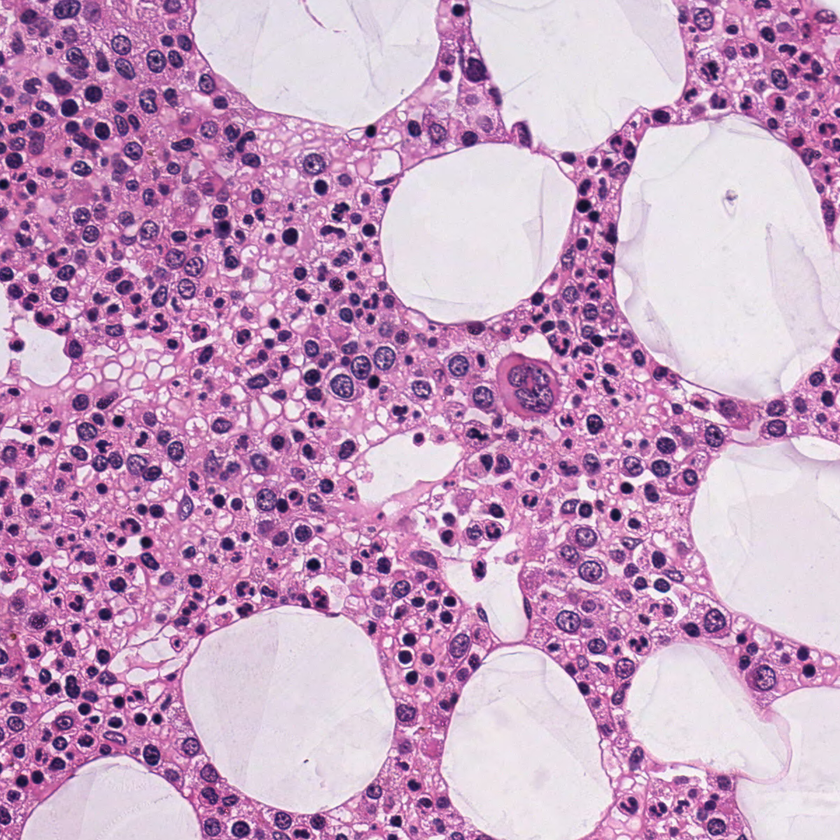
//> input picture datasets/CUSTOM/BM_GRAZ_HE_0001_01.png, 840 x 840 px, shrunk from 1200 x 1200 before the run
$ ./Source   (built with g++ and OpenCV 4)
//> lines starting //> are read from the running program, lines starting //| are printed output that depends on the picture; after the words box and inside, x2 and y2 are one past the last pixel; in counts of white or black regions, pixels touching at a corner belong together
#include "Header.h"

#include <iostream>
#include <string.h>

int main(int argc, char* argv[]) {

	cv::Mat image;

	image = cv::imread("./datasets/CUSTOM/BM_GRAZ_HE_0001_01.png");
//> image is the input picture: 840 rows x 840 cols, CV_8UC3; mean B, G, R 193.8, 158.4, 199.1

	if (!image.data) {
		std::cout << "Could not open or find the image" << std::endl;
		return -1;
	}

	cv::namedWindow("Display window", cv::WINDOW_NORMAL);

	// lose the Alpha channel
	if (image.channels() == 4) {
		cv::cvtColor(image, image, cv::COLOR_RGB2GRAY);
	}

	cv::Mat patch(image, cv::Rect(cv::Point2i(0, 0), cv::Point2i(200, 200)));
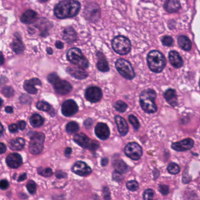
//> patch: 200 rows x 200 cols, CV_8UC3; mean B, G, R 160.6, 107.4, 167.7

	cv::imshow("Display window", patch);
	cv::waitKey(0);

	// convert to grayscale
	cv::Mat grayImg;
	cv::cvtColor(patch, grayImg, cv::COLOR_BGR2GRAY);
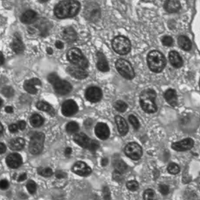
//> grayImg: 200 rows x 200 cols, CV_8UC1; min 17, max 242, mean 131.5

	// Binarizing image
	cv::Mat binImage;
	cv::GaussianBlur(grayImg, binImage, cv::Size(5, 5), 0);
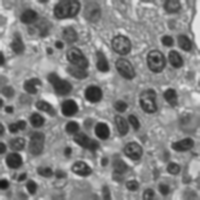
//> binImage: 200 rows x 200 cols, CV_8UC1; min 19, max 232, mean 131.5
	cv::threshold(binImage, binImage, 0, 255, cv::THRESH_BINARY + cv::THRESH_OTSU);
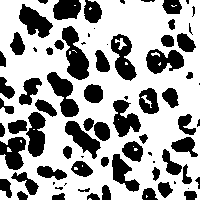
//> binImage: 200 rows x 200 cols, CV_8UC1; 65.1% white; 77 black regions (20 under 20 px), largest, box (x1, y1, x2, y2) and area: (62, 26, 89, 80) 809, (47, 72, 79, 117) 682, (111, 34, 137, 81) 640

	cv::imshow("Display window", binImage);
	cv::waitKey(0);

	// Morph images
	cv::Mat morphed;
	cv::Mat kernel = cv::getStructuringElement(cv::MORPH_ELLIPSE, cv::Size(8, 8));
	cv::morphologyEx(binImage, morphed, cv::MORPH_CLOSE, kernel, cv::Point(-1, -1), 1);
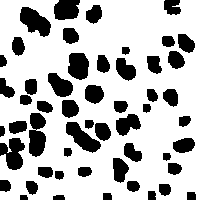
//> morphed: 200 rows x 200 cols, CV_8UC1; 73.7% white; 53 black regions, largest, box (x1, y1, x2, y2) and area: (29, 113, 46, 157) 588, (20, 7, 51, 37) 563, (66, 122, 101, 153) 522

	cv::imshow("Display window", morphed);
	cv::waitKey(0);

	// Get cell centers
//> (the run ends here: the program needs code that is not available in this run, at `std::vector<cv::Point> centers = getCellCenters(morphed);`)

$ run again, with datasets/CUSTOM/BM_GRAZ_HE_0001_02.png copied over datasets/CUSTOM/BM_GRAZ_HE_0001_01.png
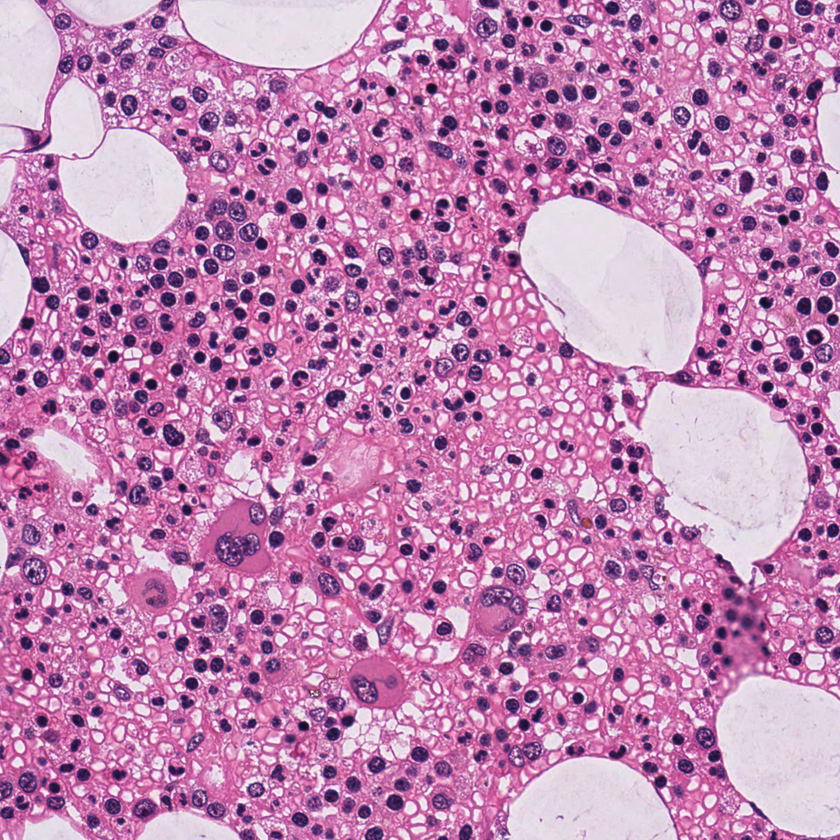
//> input picture datasets/CUSTOM/BM_GRAZ_HE_0001_02.png, 840 x 840 px, shrunk from 1200 x 1200 before the run
//> image is the input picture: 840 rows x 840 cols, CV_8UC3; mean B, G, R 180, 135.2, 193.5
//> `cv::threshold(binImage, binImage, 0, 255, cv::THRESH_BINARY + cv::THRE..`:
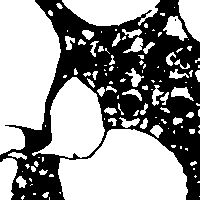
//> binImage: 200 rows x 200 cols, CV_8UC1; 59.8% white; 2 black regions (1 under 20 px), largest, box (x1, y1, x2, y2) and area: (0, 0, 200, 200) 16093
//> `cv::morphologyEx(binImage, morphed, cv::MORPH_CLOSE, kernel, cv::Point..`:
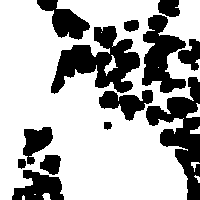
//> morphed: 200 rows x 200 cols, CV_8UC1; 68.9% white; 13 black regions, largest, box (x1, y1, x2, y2) and area: (51, 26, 140, 94) 2988, (146, 77, 200, 200) 2758, (142, 15, 186, 93) 1882

$ run again, with datasets/CUSTOM/BM_GRAZ_HE_0002_01.png copied over datasets/CUSTOM/BM_GRAZ_HE_0001_01.png
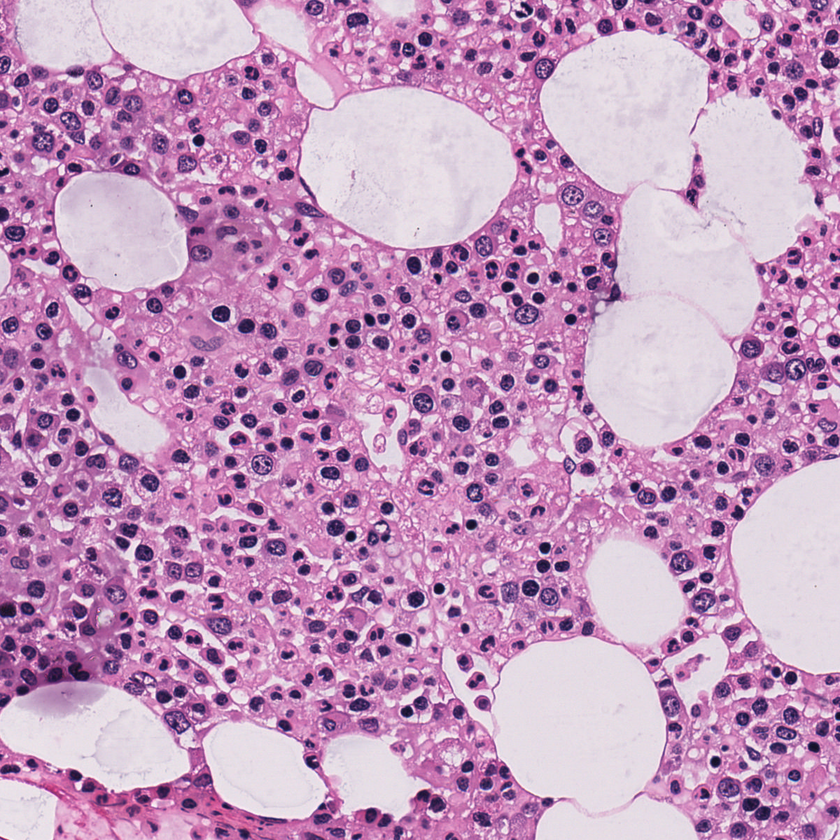
//> input picture datasets/CUSTOM/BM_GRAZ_HE_0002_01.png, 840 x 840 px, shrunk from 1200 x 1200 before the run
//> image is the input picture: 840 rows x 840 cols, CV_8UC3; mean B, G, R 189.5, 151.7, 195.2
//> `cv::threshold(binImage, binImage, 0, 255, cv::THRESH_BINARY + cv::THRE..`:
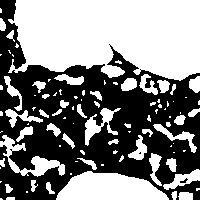
//> binImage: 200 rows x 200 cols, CV_8UC1; 51.9% white; 3 black regions (2 under 20 px), largest, box (x1, y1, x2, y2) and area: (0, 0, 200, 200) 19208
//> `cv::morphologyEx(binImage, morphed, cv::MORPH_CLOSE, kernel, cv::Point..`:
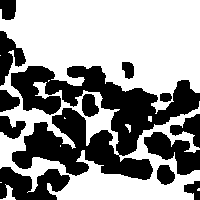
//> morphed: 200 rows x 200 cols, CV_8UC1; 59.2% white; 13 black regions, largest, box (x1, y1, x2, y2) and area: (11, 66, 200, 180) 10409, (0, 167, 70, 200) 1508, (144, 132, 200, 175) 1244

$ run again, with datasets/CUSTOM/BM_GRAZ_HE_0002_02.png copied over datasets/CUSTOM/BM_GRAZ_HE_0001_01.png
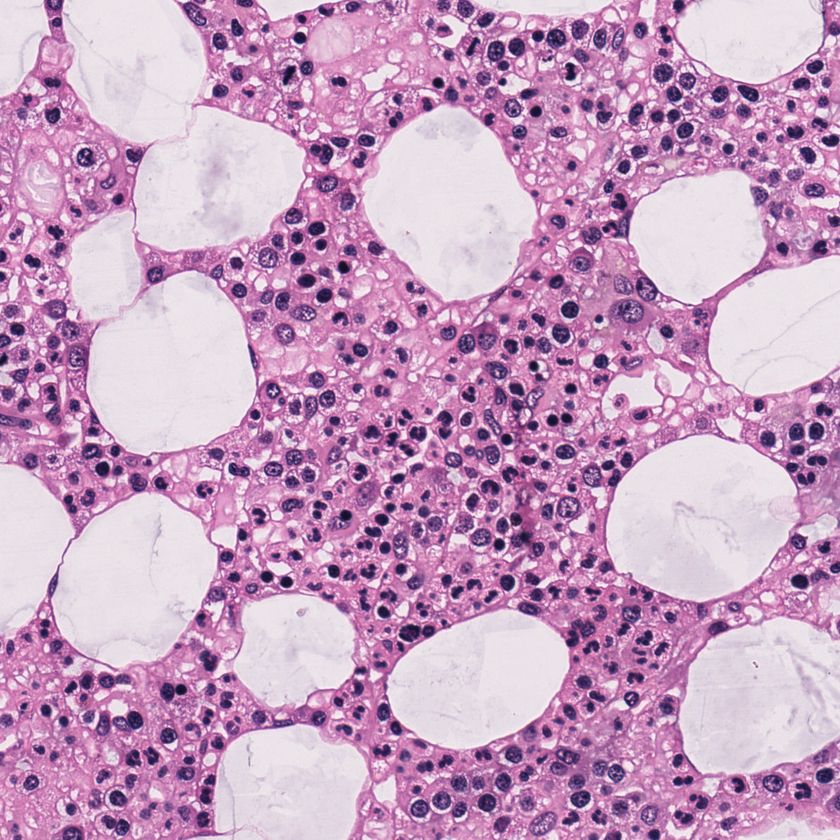
//> input picture datasets/CUSTOM/BM_GRAZ_HE_0002_02.png, 840 x 840 px, shrunk from 1200 x 1200 before the run
//> image is the input picture: 840 rows x 840 cols, CV_8UC3; mean B, G, R 192.9, 159.6, 198.8
//> `cv::threshold(binImage, binImage, 0, 255, cv::THRESH_BINARY + cv::THRE..`:
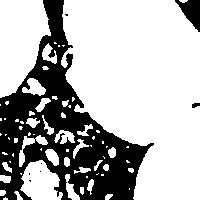
//> binImage: 200 rows x 200 cols, CV_8UC1; 70% white; 8 black regions (5 under 20 px), largest, box (x1, y1, x2, y2) and area: (0, 0, 154, 200) 11537, (175, 0, 200, 32) 428, (192, 103, 200, 108) 30
//> `cv::morphologyEx(binImage, morphed, cv::MORPH_CLOSE, kernel, cv::Point..`:
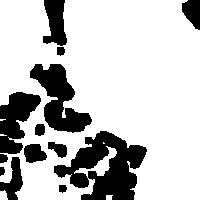
//> morphed: 200 rows x 200 cols, CV_8UC1; 76.3% white; 13 black regions, largest, box (x1, y1, x2, y2) and area: (54, 131, 147, 200) 3450, (30, 64, 92, 133) 2028, (0, 92, 41, 154) 1504
